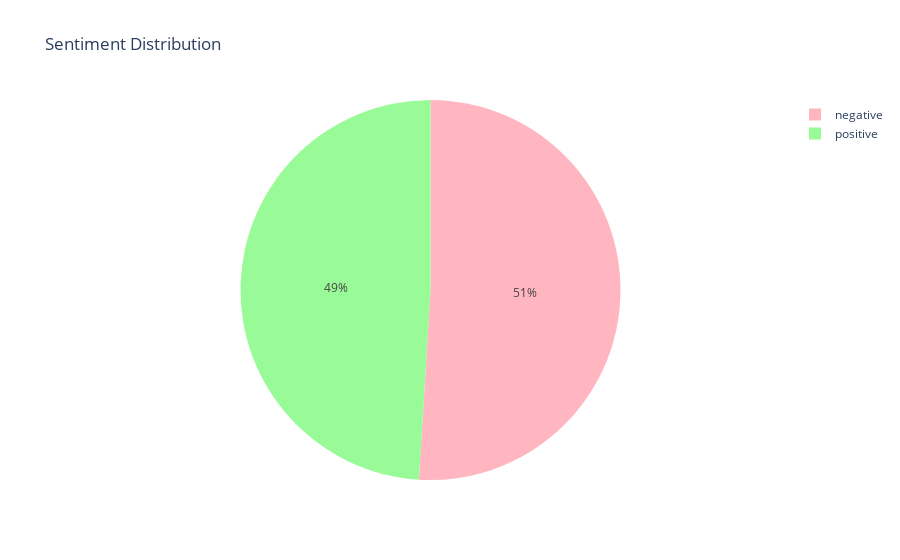

Notebook code for this chart:
### Code cell
# Sample data
types = ['negative', 'positive']
occ = df['score'].value_counts()

# Create a DataFrame for Plotly
occ_frame = pd.DataFrame({'Sentiment': types, 'Count': occ}).reset_index(drop=True)

# Create an interactive pie chart
fig = px.pie(occ_frame, names='Sentiment', values='Count', title='Sentiment Distribution',
             labels={'Count': 'Occurrences', 'Sentiment': 'Sentiment'},
             color_discrete_sequence=['#FFB6C1', '#98FB98'])  # Pastel Red and Green

# Show the plot
fig.show()

### Figure 1 — Plotly figure (JSON) as saved in the notebook; plotly's stock layout.template omitted (floating-point values rounded to 4 significant figures)
{"data": [{"domain": {"x": [0, 1], "y": [0, 1]}, "hovertemplate": "Sentiment=%{label}<br>Occurrences=%{value}<extra></extra>", "labels": ["negative", "positive"], "legendgroup": "", "name": "", "showlegend": true, "type": "pie", "values": [5097, 4903]}], "layout": {"legend": {"tracegroupgap": 0}, "piecolorway": ["#FFB6C1", "#98FB98"], "title": {"text": "Sentiment Distribution"}}}
